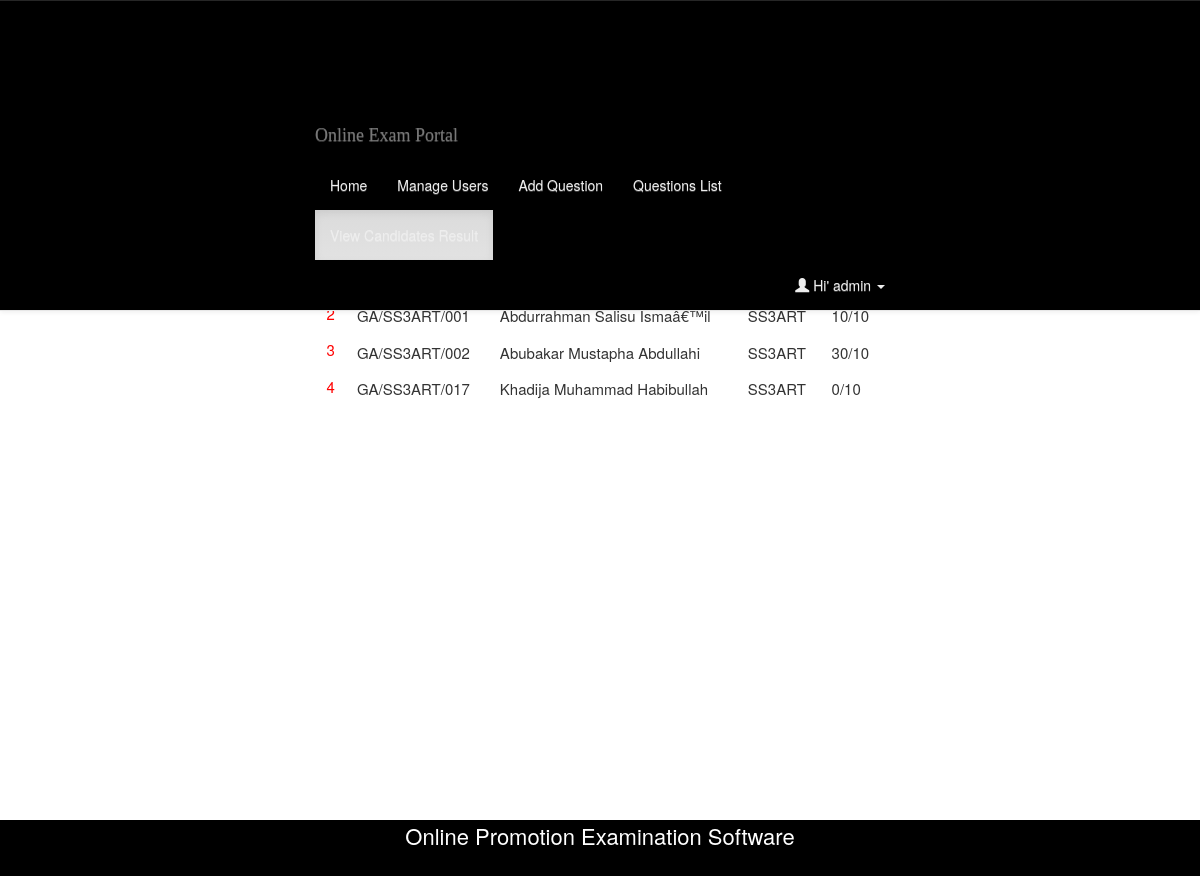
Screenshot of /admin/view_result.php (signed in) with the database file from the repository.
### tables this page shows
CREATE TABLE `employee` (
  `id` int(11) NOT NULL,
  `student_id` varchar(15) NOT NULL,
  `password` varchar(80) NOT NULL,
  `fname` varchar(80) NOT NULL,
  `gender` enum('male','female') NOT NULL,
  `level` varchar(10) NOT NULL,
  `class` varchar(5) NOT NULL,
  `score` varchar(10) NOT NULL,
  `status` varchar(3) NOT NULL
);

### admin/view_result.php (the view, shortened to what this page needs)
<?php
include_once '../dbconfig.php';
$stmt = $db_con->prepare("SELECT * FROM tbl_admin WHERE aid=:uid");
$stmt->execute(array(":uid"=>$_SESSION['admin_session']));
$row=$stmt->fetch(PDO::FETCH_ASSOC);
?>
<!DOCTYPE html PUBLIC "-//W3C//DTD XHTML 1.0 Transitional//EN" "http://www.w3.org/TR/xhtml1/DTD/xhtml1-transitional.dtd">
<html xmlns="http://www.w3.org/1999/xhtml">
<head>
<link href="../bootstrap/css/bootstrap.min.css" rel="stylesheet" media="screen">
<link href="../bootstrap/css/bootstrap-theme.min.css" rel="stylesheet" media="screen">
<link href="../style.css" rel="stylesheet" media="screen">
</head>
<body>
<header id="header">
  <nav class="navbar navbar-default navbar-fixed-top">
      <div class="container">
        <div class="navbar-header">
          <a class="navbar-brand" href="index.php">Online Exam Portal</a>
        </div>
        <div id="navbar" class="navbar-collapse collapse">
          <ul class="nav navbar-nav">
            <li ><a href="index.php">Home</a></li>
            <li  ><a href="manage_users.php">Manage Users</a></li>
            <li><a href="select_level.php">Add Question</a></li>
            <li><a href="quest_list.php"> Questions List</a></li>
            <li class="active"><a href="view_result.php"> View Candidates Result</a></li>
          </ul>
          <ul class="nav navbar-nav navbar-right">
            <li class="dropdown">
              <a href="#" class="dropdown-toggle" data-toggle="dropdown" role="button" aria-haspopup="true" aria-expanded="false">
        <span class="glyphicon glyphicon-user"></span>&nbsp;Hi' <?php echo $row['username']; ?>&nbsp;<span class="caret"></span></a>
            </li>
          </ul>
        </div>
      </div>
    </nav>
</header>
	<div class="item active">
			 <div class="container" style="min-height: 550px;">
			 <h1> Admin Panel - View Result(s)</h1>
			<div class="manageuser">
			<table class="tblone" >
				<tr>
							<th>
							</th>
							<th>
							</th>
							<th>
							</th>
							<th>
							</th>
							<th>
							</th>
				</tr>
				<?php
			$sql= 'SELECT * FROM `employee` WHERE score!="" ';
			$i=0;
			foreach ($db_con->query($sql) as $rows) {
				++$i
?>
					<tr>
						<td>
						<?php
						if($rows['status']=='1'){
							echo '<span class="error"> '.$i.' </span>';
						}else{
							echo $i;
						}
						?>
						</td>
						<td>
						<?php echo $rows['student_id'];?>
						</td>
						<td>
						<?php echo $rows['fname'];?>
						</td>
						<td>
						<?php echo $rows['level'];?>
						</td>
                                            <td>
						<?php echo $rows['score'];?>/10
						</td>
				</tr>
			<?php
			}
?>
			</table>
			</div>
				 </div>
					  <div class="site-full-width darkbluecolor">
						<div class="container">
						   <div class="row">
							  <div class="col-md-12">
					 <div id="blue-band-holder">
						<p>Online Promotion Examination Software</p>
								   </div>
                          </div>
                    </div>
                  </div>
               </div>
              </div>
</body>
</html>

### css/style.css (style rules this page uses)
body { background:#f1f9f9; }
.container { //border:solid red 1px; margin-top:110px; width: 50%; }
.navbar-brand { font-family:"Lucida Handwriting"; }
body { background: url(images/bglight.png); }
#header { height: 50px; padding: 10px; background-color: #755; border-bottom: 2px inset #aaaaaa; border-bottom-style: groove; color: #eee; }
#header nav { background: #755; }
#navbar a { color: #eee; }

### admin/view_result.php (style rules this page uses)
#header { height: 50px; padding: 10px; background-color: #755; border-bottom: 2px inset #aaaaaa; border-bottom-style: groove; color: #eee; }
#header nav { background: black; }
#navbar a { color: #eee; }
h1 { display: block; font-size: 2em; -webkit-margin-before: 0.67em; -webkit-margin-after: 0.67em; -webkit-margin-start: 0px; -webkit-margin-end: 0px; font-weight: bold; }
#blue-band-holder p { color: white; font-size: 22px; text-align: center; margin: 0; }
.site-full-width { background: black; height: 4em; margin-top:5px; }
.error { color:red; display:block; padding-bottom:5px; }
.tblone { width:100%; border:1px solid #fff; margin:20px 0; }
.tblone td { font-size: 15px; padding: 5px 10px; }
table.tblone th { background-color: #d0d0d0; border: 2px solid #ffffff; text-align: center }
table.tblone tr:nth-child(2n+1) { background:#fff;height:30px; }

### rows the page displays
employee: student "GA/SS3ART/001", fname "Abdurrahman Salisu Ismaâ€™il", level "SS3ART", score "10"
employee: student "GA/SS3ART/002", fname "Abubakar Mustapha Abdullahi", level "SS3ART", score "30"
employee: student "GA/SS3ART/017", fname "Khadija Muhammad Habibullah", level "SS3ART", score "0"

### other values shown
$row['username'] "admin"
